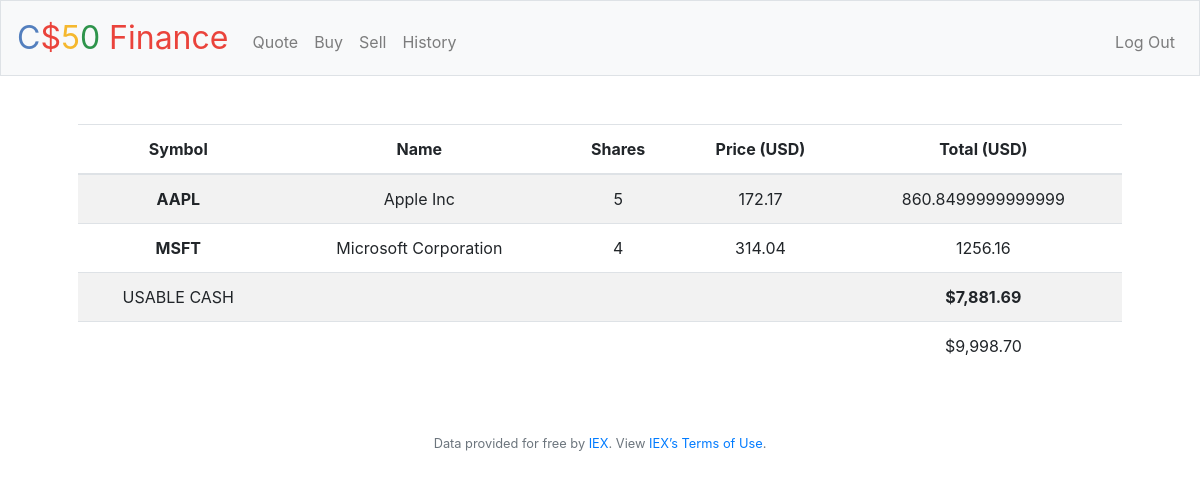
Page / (signed in) on the committed database.
### tables this page shows
CREATE TABLE 'transactions' (
 id INTEGER PRIMARY KEY,
 user_id INTEGER NOT NULL,
 name TEXT NOT NULL,
 shares INTEGER NOT NULL,
 price NUMERIC NOT NULL,
 symbol TEXT NOT NULL, 'time'  timestamp DEFAULT CURRENT_TIMESTAMP  ,
 FOREIGN KEY(user_id) REFERENCES users(id)
);

### application.py (the view)
@app.route("/")
@login_required
def index():
    user_id = session["user_id"]
    stocks = db.execute("SELECT symbol, name, price, SUM(shares) as totalShares FROM transactions WHERE user_id = ? GROUP BY symbol", user_id)
    cash = db.execute("SELECT cash FROM users WHERE id = ?", user_id)[0]["cash"]
    total = cash
    for stock in stocks:
        total += stock["price"] * stock["totalShares"]
    return render_template("index.html", stocks=stocks, cash=usd(cash), total=usd(total))

### application.py (called while the page is built)
@app.after_request
def after_request(response):
    response.headers["Cache-Control"] = "no-cache, no-store, must-revalidate"
    response.headers["Expires"] = 0
    response.headers["Pragma"] = "no-cache"
    return response

### helpers.py (called while the page is built)
def login_required(f):
    @wraps(f)
    def decorated_function(*args, **kwargs):
        if session.get("user_id") is None:
            return redirect("/login")
        return f(*args, **kwargs)
    return decorated_function

def usd(value):
    return f"${value:,.2f}"

### templates/index.html (shortened to what this page needs)
{% extends "layout.html" %}
{% block main %}
<table class="table table-striped">
    <thead>
        <tr>
            <th scope="col"> Symbol </th>
            <th scope="col"> Name </th>
            <th scope="col"> Shares </th>
            <th scope="col"> Price (USD) </th>
            <th scope="col"> Total (USD) </th>
        </tr>
    </thead>
    <tbody>
        {% for stock in stocks %}
        <tr>
             <th scope="row"> {{ stock["symbol"] }} </th>
             <td>  {{ stock["name"] }}  </td>
             <td>  {{ stock["totalShares"] }}  </td>
             <td>  {{ stock["price"] }}  </td>
             <td>  {{ stock["totalShares"] * stock["price"] }}  </td>
        </tr>
        {% endfor %}
        <tr>
            <td>USABLE CASH</td>
            <td colspan="3"></td>
            <td><strong> {{ cash }} </strong></td>
        </tr>
    </tbody>
    <tfoot>
        <td colspan="4"></td>
        <td> {{ total }} </td>
    </tfoot>
</table>
{% endblock %}

### rows in the picture
transactions: symbol "MSFT", name "Microsoft Corporation", totalShares "4", price "314.04", stock "1256.16"

### other values in the picture
{{ stock["symbol"] }} "AAPL"
{{ stock["name"] }} "Apple Inc"
{{ stock["totalShares"] }} "5"
{{ stock["price"] }} "172.17"
{{ stock["totalShares"] * stock["price"] }} "860.8499999999999"
{{ cash }} "$7,881.69"
{{ total }} "$9,998.70"
